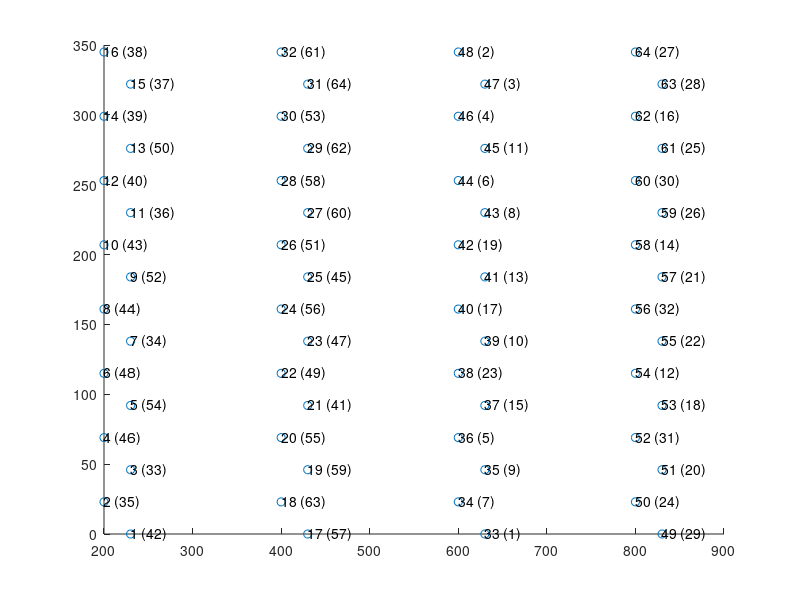

MATLAB code for this plot: (Note: this script raises an error after producing the figure.)
%% GENERATE MAPS FOR KILOSORT

% The whole point of making channel maps is to link each channel in the
% physical layout of one probe to its corresponding CH_*.continous files 
% saved by openEphys software.

% siteLocations is the xy coordinates of recording channels ordered in 
% the probe physical layout. 
% channelNum_OpenEphys reflets the mapping relationship b/w the channel 
% number ordered in the probe physical layout and the channel number 
% ordered in openEphys software. 

% In the plot of each probe map, the circles reflect the physical layout of
% channels on the probe. The number associated with each circle is the
% channel number ordered in the probe physical map, whereas the number in
% the bracket is the corresponding channel number used in the names of
% the openEphys continuous files.
% Eg: for NeuronexusA4x16-Poly2, channel 1 in the probe physical layout 
% corresponds to 107_CH42.continuous in the openEphys files.

% After figuring out the mapping relationship b/w the probe physical layout and
% corresponding channel number used in openEphys, we generate parameters
% for kilosort. 

% xcoords and ycoords are the x and y coordinates for each channel in 
% the openEphys order.  
% kcoords is the shank number for each channel in the openEphys order.
% Eg: for NeuronexusA4x16-Poly2, channel 1 (107_CH1.continuous) in the
% openEphys corresponds to channel 33 in the physical layout, so xcoords(1)
% and ycoords(1) relefts the x and y coordinates for channel 33 in the
% physical map.

% QZ, July 05, 2020.


%% NeuronexusA4x16-Poly2, intan
channelNum_OpenEphys = [42, 35, 33, 46, 54, 48, 34, 44, 52, 43, 36, 40, 50, 39, 37, 38, 57, 63, 59, 55, 41, 49, 47, 56, 45, 51, 60, 58, 62, 53, 64, 61, 1, 7, 9, 5, 15, 23, 10, 17, 13, 19, 8, 6, 11, 4, 3, 2, 29, 24, 20, 31, 18, 12, 22, 32, 21, 14, 26, 30, 25, 16, 28, 27];

% get probe physical layout
shankSeparation = 200;
siteLocations = nan(16, 2); % start with one shank, then replicate after
siteLocations(2:2:16,:) = cat(2, zeros(8,1), (0:46:46*7)'+23); % first column of leftmost shank
siteLocations(1:2:15,:) = cat(2, ones(8,1)*30, (0:46:46*7)'); % second column of leftmost shank

siteLocations = repmat(siteLocations,4,1);
siteLocations(:,1) = siteLocations(:,1) + repelem(1:4,16)'.*shankSeparation;

% plot the probe channel map
figure;
scatter(siteLocations(:,1), siteLocations(:,2))
for i = 1:size(siteLocations,1)
    text(siteLocations(i,1), siteLocations(i,2), [num2str(i) ' (' num2str(channelNum_OpenEphys(i)) ')']) 
end


% save the channel map for kilosort
Nchannels = 64; 
connected = true(Nchannels, 1); 
chanMap = 1:Nchannels; 
chanMap0ind = chanMap - 1; 

[~, sortInds] = sort(channelNum_OpenEphys);
kcoords = repelem(1:4, 16)';
kcoords = kcoords(sortInds);
xcoords = siteLocations(sortInds, 1);
ycoords = siteLocations(sortInds, 2);

fs = 30000; % sampling frequency


% probe BDFD // original mapping
save(fullfile(getenv('OBSDATADIR'), 'ephys', 'channelMaps', 'kilosort', 'BDFD.mat'), ...
    'chanMap','channelNum_OpenEphys','connected', 'xcoords', 'ycoords', 'kcoords', 'chanMap0ind', 'fs');

% probe BDFD // after right most shank broken
connected([27 16 30 14 32 12 31 24 28 25 26 21 22 18 20 29]) = false;
save(fullfile(getenv('OBSDATADIR'), 'ephys', 'channelMaps', 'kilosort', 'BDFD2.mat'), ...
    'chanMap','channelNum_OpenEphys','connected', 'xcoords', 'ycoords', 'kcoords', 'chanMap0ind', 'fs');

%% old
xcoords = nan(Nchannels, 1);
ycoords = nan(Nchannels, 1);
kcoords = nan(Nchannels, 1);

for i = 1:Nchannels
    temp = find(channelNum_OpenEphys == i);
    xcoords(i) = siteLocations(temp, 1);
    ycoords(i) = siteLocations(temp, 2);
    
    if temp <= 16
        kcoords(i, 1) = 1;
    elseif temp <= 32
        kcoords(i, 1) = 2;
    elseif temp <= 48
        kcoords(i, 1) = 3;
    else
        kcoords(i, 1) = 4;    
    end
end



%% NeuronexusA1x32Poly3, intan

channelNum_OpenEphys = [1, 17, 8, 24, 16, 2, 29, 32, 7, 26, 3, 15, 21, 19, 11, 23, 14, 12, 28, 30, 6, 18, 9, 13, 22, 25, 5, 27, 10, 4, 31, 20];

% get probe physical layout
siteLocations = nan(32, 2);
siteLocations(4:3:31, :) = cat(2, ones(10,1)*-18, fliplr(12.5 : 25 : (12.5+25*9))'); % xy values for left column
siteLocations([1 2:3:32], :) = cat(2, zeros(12,1), fliplr(0 : 25 : (25*11))'); % xy values for right column
siteLocations(3:3:30, :) = cat(2, ones(10,1)*18, fliplr(12.5 : 25 : (12.5+25*9))'); % xy values for right column

% plot the probe channel map
figure;
scatter(siteLocations(:,1), siteLocations(:,2))
for i = 1:size(siteLocations,1)
    text(siteLocations(i,1), siteLocations(i,2), [num2str(i) ' (' num2str(channelNum_OpenEphys(i)) ')']) 
end

% save the channel map for kilosort
kcoords = ones(32, 1); % dim: Nchannels * 1; 
Nchannels = 32; 
connected = true(Nchannels, 1); 
chanMap = 1:Nchannels; 
chanMap0ind = chanMap - 1; 

xcoords = nan(Nchannels, 1);
ycoords = nan(Nchannels, 1);
for i = 1:Nchannels
    temp = find(channelNum_OpenEphys == i);
    xcoords(i) = siteLocations(temp, 1);
    ycoords(i) = siteLocations(temp, 2);
end
fs = 30000; % sampling frequency

% save the probe map for probe C6CE
save(fullfile(getenv('OBSDATADIR'), 'ephys', 'channelMaps', 'kilosort', 'C6CE.mat'), ...
    'chanMap','channelNum_OpenEphys','connected', 'xcoords', 'ycoords', 'kcoords', 'chanMap0ind', 'fs');

% save the probe map for probe D55F // nine sites defective?
connected([18 28 14 9 10 2 7 15 11]) = false;
save(fullfile(getenv('OBSDATADIR'), 'ephys', 'channelMaps', 'kilosort', 'D55F.mat'), ...
    'chanMap','channelNum_OpenEphys','connected', 'xcoords', 'ycoords', 'kcoords', 'chanMap0ind', 'fs');


%% openEphys_nonlinear32_poly2_neuronexus_mapping C858
 
channelNum_OpenEphys = [8, 24, 2, 29, 7, 26, 15, 21, 11, 23, 12, 28, 6, 18, 13, 22, 5, 27, 4, 31, 10, 20, 9, 25, 14, 30, 3, 19, 16, 32, 1, 17];

% get probe physical layout
y = [775+75:-25:75];

siteLocations = nan(32, 2);
for i = 1:32
    if mod(i, 2) == 1
        siteLocations(i, 1) = 43.3;
        siteLocations(i, 2) = y(i);
    else
        siteLocations(i, 1) = 0;
        siteLocations(i, 2) = y(i);
    end
end
        
% plot the probe channel map
figure;
scatter(siteLocations(:,1), siteLocations(:,2))
for i = 1:size(siteLocations,1)
    text(siteLocations(i,1), siteLocations(i,2), [num2str(i) ' (' num2str(channelNum_OpenEphys(i)) ')']) 
end

% save the channel map for kilosort
kcoords = ones(32, 1); % dim: Nchannels * 1; 
Nchannels = 32; 
connected = true(Nchannels, 1); 
chanMap = 1:Nchannels; 
chanMap0ind = chanMap - 1; 

xcoords = nan(Nchannels, 1);
ycoords = nan(Nchannels, 1);
for i = 1:Nchannels
    temp = find(channelNum_OpenEphys == i);
    xcoords(i) = siteLocations(temp, 1);
    ycoords(i) = siteLocations(temp, 2);
end
fs = 30000; % sampling frequency

% save the probe map for ASSY77 H2 probe
save(fullfile(getenv('OBSDATADIR'), 'ephys', 'channelMaps', 'kilosort', 'C858.mat'), ...
    'chanMap','channelNum_OpenEphys','connected', 'xcoords', 'ycoords', 'kcoords', 'chanMap0ind', 'fs')


%% NeuroCambridge ASSY-H2 (32 channel per shank*2)

channelNum_OpenEphys = [28 26 24 19 21 15 32 30 18 29 31 22 20 23 25 27 1 3 6 8 10 12 14 16 17 13 11 9 7 5 4 2 63 61 60 58 56 54 52 50 47 51 53 55 57 59 62 64 38 40 42 45 43 49 34 36 48 35 33 44 46 41 39 37];  


% get probe physical layout
shankSeparation = 250; % The left shank and right shank are separated by 250um.
y = [775:-25:0]'; % y coordinates for both shanks.
x = [ones(32, 1), repmat(1 + shankSeparation, 32, 1)]; % x coordinates for left shank and right shank.
sitaLocations_shank1 = [x(:, 1) y];
siteLocations_shank2 = [x(:, 2) y];
siteLocations = [sitaLocations_shank1; siteLocations_shank2]; % xy coordinates for both shanks. dim: Nchannels*Nshank

% plot the probe channel map
figure;
scatter(siteLocations(:,1), siteLocations(:,2))
for i = 1:size(siteLocations,1)
    text(siteLocations(i,1), siteLocations(i,2), [num2str(i) ' (' num2str(channelNum_OpenEphys(i)-1) ')']) 
end

% save the channel map for kilosort
kcoords = [ones(32, 1); repmat(2, 32, 1)]; % dim: Nchannels * 1; 
Nchannels = 64; 
connected = true(Nchannels, 1); 
chanMap = 1:Nchannels; 
chanMap0ind = chanMap - 1; 

xcoords = nan(Nchannels, 1);
ycoords = nan(Nchannels, 1);
for i = 1:Nchannels
    temp = find(channelNum_OpenEphys == i);
    xcoords(i) = siteLocations(temp, 1);
    ycoords(i) = siteLocations(temp, 2);
end
fs = 30000; % sampling frequency


% save the probe map for ASSY77 H2 probe
save(fullfile(getenv('OBSDATADIR'), 'ephys', 'channelMaps', 'kilosort', 'ASSY77_H2Probe.mat'), ...
    'chanMap','channelNum_OpenEphys','connected', 'xcoords', 'ycoords', 'kcoords', 'chanMap0ind', 'fs')

%% NeuroCambridge ASSY-H2-QianyunVersion (32 channel per shank*2)

channelNum_OpenEphys = [38 40 42 45 43 49 34 36 48 35 33 44 46 41 39 37 63 61 60 58 56 54 52 50 47 51 53 55 57 59 62 64 1 3 6 8 10 12 14 16 17 13 11 9 7 5 4 2 28 26 24 19 21 15 32 30 18 29 31 22 20 23 25 27];  


% get probe physical layout
shankSeparation = 250; % The left shank and right shank are separated by 250um.
y = [775:-25:0]'; % y coordinates for both shanks.
x = [ones(32, 1), repmat(1 + shankSeparation, 32, 1)]; % x coordinates for left shank and right shank.
sitaLocations_shank1 = [x(:, 1) y];
siteLocations_shank2 = [x(:, 2) y];
siteLocations = [sitaLocations_shank1; siteLocations_shank2]; % xy coordinates for both shanks. dim: Nchannels*Nshank

% plot the probe channel map
figure;
scatter(siteLocations(:,1), siteLocations(:,2))
for i = 1:size(siteLocations,1)
    text(siteLocations(i,1), siteLocations(i,2), [num2str(i) ' (' num2str(channelNum_OpenEphys(i)-1) ')']) 
end

% save the channel map for kilosort
kcoords = [repmat(2, 32, 1); ones(32, 1)]; % dim: Nchannels * 1; 
Nchannels = 64; 
connected = true(Nchannels, 1); 
chanMap = 1:Nchannels; 
chanMap0ind = chanMap - 1; 

xcoords = nan(Nchannels, 1);
ycoords = nan(Nchannels, 1);
for i = 1:Nchannels
    temp = find(channelNum_OpenEphys == i);
    xcoords(i) = siteLocations(temp, 1);
    ycoords(i) = siteLocations(temp, 2);
end
fs = 30000; % sampling frequency


% save the probe map for ASSY77 H2 probe
save(fullfile(getenv('OBSDATADIR'), 'ephys', 'channelMaps', 'kilosort', 'ASSY77_H2Probe_QZ.mat'), ...
    'chanMap','channelNum_OpenEphys','connected', 'xcoords', 'ycoords', 'kcoords', 'chanMap0ind', 'fs')

% save the probe map for ASSY77 H2 probe (left shank broken)
connected(33:64) = false;
save(fullfile(getenv('OBSDATADIR'), 'ephys', 'channelMaps', 'kilosort', 'ASSY77_H2Probe_QZ2.mat'), ...
    'chanMap','channelNum_OpenEphys','connected', 'xcoords', 'ycoords', 'kcoords', 'chanMap0ind', 'fs')



% save the probe map for ASSY77 H2 probe
% save(fullfile('D:\DCN_project\Ephys\ASSY_KS1ConfigFile', 'ASSY77_H2.mat'), ...
%     'chanMap','channelNum_OpenEphys','connected', 'xcoords', 'ycoords', 'kcoords', 'chanMap0ind', 'fs')


% save the probe map for ASSY77 H2 probe (left shank broken)
connected(33:64) = false;
save(fullfile('D:\DCN_project\Ephys\ASSY_KS1ConfigFile', 'ASSY77_H2_2.mat'), ...
    'chanMap','channelNum_OpenEphys','connected', 'xcoords', 'ycoords', 'kcoords', 'chanMap0ind', 'fs')


%% NeuroCambridge ASSY-H6-QianyunVersion (32 channel per shank*2)

channelNum_OpenEphys = [33 38 44 40 46 42 41 45 39 43 37 49 63 34 61 36 60 48 58 35 56 54 52 50 47 51 53 55 57 59 62 64 11 1 9 3 7 6 5 8 4 10 2 12 28 14 26 16 24 17 19 13 21 15 32 30 18 29 31 22 20 23 25 27];  


% get probe physical layout
shankSeparation = 150; % The left shank and right shank are separated by 250um.
y = [387.5:-12.5:0]'; % y coordinates for both shanks.
x = [repmat([22.5 0], 1, 16), repmat([shankSeparation+22.5, shankSeparation], 1, 16)]'; % x coordinates for left shank and right shank.
sitaLocations_shank1 = [x(1:32, 1) y];
siteLocations_shank2 = [x(33:64, 1) y];
siteLocations = [sitaLocations_shank1; siteLocations_shank2]; % xy coordinates for both shanks. dim: Nchannels*Nshank

% plot the probe channel map
figure;
scatter(siteLocations(:,1), siteLocations(:,2))
for i = 1:size(siteLocations,1)
    text(siteLocations(i,1), siteLocations(i,2), [num2str(i) ' (' num2str(channelNum_OpenEphys(i)-1) ')']) 
end

% save the channel map for kilosort
kcoords = [repmat(2, 32, 1); ones(32, 1)]; % dim: Nchannels * 1; 
Nchannels = 64; 
connected = true(Nchannels, 1); 
chanMap = 1:Nchannels; 
chanMap0ind = chanMap - 1; 

xcoords = nan(Nchannels, 1);
ycoords = nan(Nchannels, 1);
for i = 1:Nchannels
    temp = find(channelNum_OpenEphys == i);
    xcoords(i) = siteLocations(temp, 1);
    ycoords(i) = siteLocations(temp, 2);
end
fs = 30000; % sampling frequency


% save the probe map for ASSY77 H6 probe
save(fullfile(getenv('OBSDATADIR'), 'ephys', 'channelMaps', 'kilosort', 'ASSY77_H6Probe_QZ.mat'), ...
    'chanMap','channelNum_OpenEphys','connected', 'xcoords', 'ycoords', 'kcoords', 'chanMap0ind', 'fs')


% save the probe map for ASSY77 H6 probe
save(fullfile('D:\DCN_project\Ephys\ASSY_H6_KS1ConfigFile', 'ASSY77_H6Probe_QZ.mat'), ...
    'chanMap','channelNum_OpenEphys','connected', 'xcoords', 'ycoords', 'kcoords', 'chanMap0ind', 'fs')


%% Neuronexus A1x32-Poly3-10mm-50-177

channelNum_OpenEphys = [1, 27, 17, 5, 31, 16, 4, 22, 32, 13, 18, 3, 6, 28, 19, 12, 23, 14, 11, 21, 30, 15, 26, 9, 7, 29, 25, 2, 24, 10, 8, 20];


% get probe physical layout
y = 550; % y coordinates for both shanks.
for i = 1:10
    y = [y; repmat(550-i*50, 3, 1)];
end
y = [y; 0];
x = [50; repmat([0; 50; 100], 10, 1); 50];
siteLocations = [x,y];

% plot the probe channel map
figure;
scatter(siteLocations(:,1), siteLocations(:,2))
for i = 1:size(siteLocations,1)
    text(siteLocations(i,1), siteLocations(i,2), [num2str(i) ' (' num2str(channelNum_OpenEphys(i)-1) ')']) 
end

% save the channel map for kilosort
kcoords = ones(32, 1); % dim: Nchannels * 1; 
Nchannels = 32; 
connected = true(Nchannels, 1); 
chanMap = 1:Nchannels; 
chanMap0ind = chanMap - 1; 

xcoords = nan(Nchannels, 1);
ycoords = nan(Nchannels, 1);
for i = 1:Nchannels
    temp = find(channelNum_OpenEphys == i);
    xcoords(i) = siteLocations(temp, 1);
    ycoords(i) = siteLocations(temp, 2);
end
fs = 30000; % sampling frequency

% save the probe map for NeuroNexus A1x32-poly3-10mm-50-177
save(fullfile(getenv('OBSDATADIR'), 'ephys', 'channelMaps', 'kilosort', 'NeuroNexus_A1x32_Poly3.mat'), ...
    'chanMap','channelNum_OpenEphys','connected', 'xcoords', 'ycoords', 'kcoords', 'chanMap0ind', 'fs');

%% Neuronexus A1x32-Linear-10mm-50-177

channelNum_OpenEphys = [1, 17, 16, 32, 3, 19, 14, 30, 9, 25, 10, 20, 8, 24, 2, 29, 7, 26, 15, 21, 11, 23, 12, 28, 6, 18, 13, 22, 5, 27, 4, 31];

% get probe physical layout
y = 775+50:-25:50; % y coordinates for recording sites (match the sequence of channelNum_OpenEphys)
x = zeros(32, 1); % x coordinates for recording sites
siteLocations = [x,y'];

% plot the probe channel map
figure;
scatter(siteLocations(:,1), siteLocations(:,2))
for i = 1:size(siteLocations,1)
    text(siteLocations(i,1), siteLocations(i,2), [num2str(i) ' (' num2str(channelNum_OpenEphys(i)-1) ')']) 
end

% save the channel map for kilosort
kcoords = ones(32, 1); % dim: Nchannels * 1; 
Nchannels = 32; 
connected = true(Nchannels, 1); 
chanMap = 1:Nchannels; 
chanMap0ind = chanMap - 1; 

xcoords = nan(Nchannels, 1);
ycoords = nan(Nchannels, 1);
for i = 1:Nchannels
    temp = find(channelNum_OpenEphys == i);
    xcoords(i) = siteLocations(temp, 1);
    ycoords(i) = siteLocations(temp, 2);
end
fs = 30000; % sampling frequency

% save the probe map for NeuroNexus A1x32-linear-5mm-50-177
save(fullfile(getenv('OBSDATADIR'), 'ephys', 'channelMaps', 'kilosort', 'NeuroNexus_A1x32_Linear.mat'), ...
    'chanMap','channelNum_OpenEphys','connected', 'xcoords', 'ycoords', 'kcoords', 'chanMap0ind', 'fs');

%% Neuronexus A1x32-Linear-10mm-50-177 Optrode Package v2

channelNum_OpenEphys = [8, 32, 7, 30, 6, 31, 4, 20, 13, 29, 5, 21, 12, 28, 15, 22, 11, 18, 2, 27, 14, 23, 10, 19, 3, 26, 16, 24, 9, 17, 1, 25];

% get probe physical layout
y = 775+50:-25:50; % y coordinates for recording sites (match the sequence of channelNum_OpenEphys)
x = zeros(32, 1); % x coordinates for recording sites
siteLocations = [x,y'];

% plot the probe channel map
figure;
scatter(siteLocations(:,1), siteLocations(:,2))
for i = 1:size(siteLocations,1)
    text(siteLocations(i,1), siteLocations(i,2), [num2str(i) ' (' num2str(channelNum_OpenEphys(i)-1) ')']) 
end

% save the channel map for kilosort
kcoords = ones(32, 1); % dim: Nchannels * 1; 
Nchannels = 32; 
connected = true(Nchannels, 1); 
chanMap = 1:Nchannels; 
chanMap0ind = chanMap - 1; 

xcoords = nan(Nchannels, 1);
ycoords = nan(Nchannels, 1);
for i = 1:Nchannels
    temp = find(channelNum_OpenEphys == i);
    xcoords(i) = siteLocations(temp, 1);
    ycoords(i) = siteLocations(temp, 2);
end
fs = 30000; % sampling frequency

% save the probe map for NeuroNexus A1x32-linear-5mm-50-177
save(fullfile(getenv('OBSDATADIR'), 'ephys', 'channelMaps', 'kilosort', 'NeuroNexus_A1x32_Linear_Optrode.mat'), ...
    'chanMap','channelNum_OpenEphys','connected', 'xcoords', 'ycoords', 'kcoords', 'chanMap0ind', 'fs');

